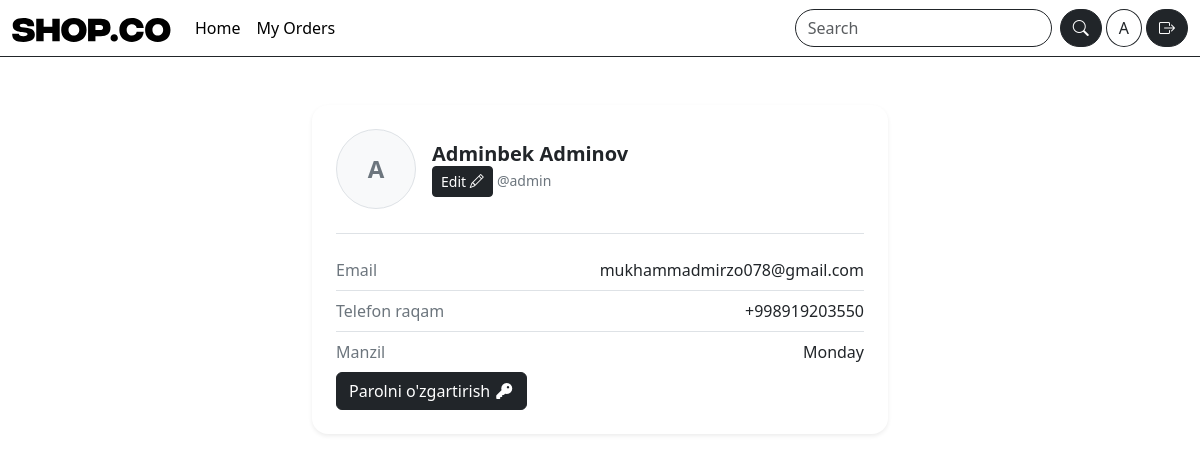
Before: /accounts/profile/ (signed in) with the older database file.
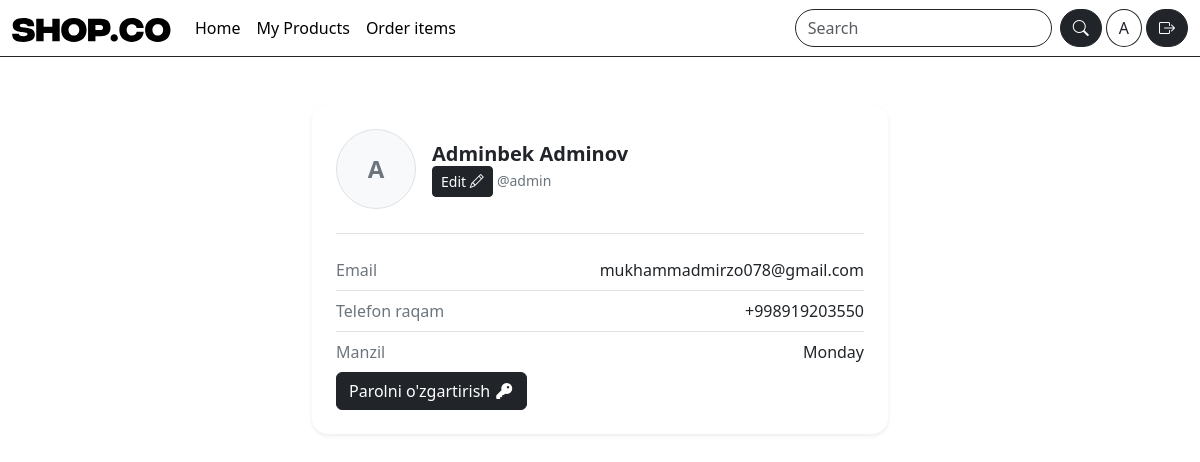
After: the same page with the newer database file.
### accounts/views.py (the view)
# urls.py: path('profile/', views.ProfileDetailView.as_view(), name='profile'),
class ProfileDetailView(LoginRequiredMixin, DetailView):
    model = User
    template_name = "accounts/profile_detail.html"
    context_object_name = "profile_user"
    def get_object(self):
        return self.request.user

### templates/accounts/profile_detail.html (shortened to what this page needs)
{% extends 'base.html' %}
{% block content %}
<div class="container col-lg-6 col-md-7 col-11 my-5">
    <div class="card border-0 shadow-sm rounded-4 p-4">
        <div class="d-flex align-items-center gap-3 mb-4">
            {% if user.image %}
                <img class="rounded-circle border" style="width:80px; height:80px; object-fit:cover;" src="{{ user.image.url }}" alt="">
            {% else %}
                <div class="rounded-circle bg-light border d-flex align-items-center justify-content-center" style="width:80px; height:80px;">
                    <span class="fs-4 fw-semibold text-secondary">{{ user.username|slice:1|title }}</span>
                </div>
            {% endif %}
            <div>
                    <h5 class="mb-0 fw-semibold">{{ user.first_name }} {{ user.last_name }}</h5> <a class=" text-decoration-none btn btn-dark btn-sm" href="{% url 'profile_edit'  %}">Edit <i class="bi bi-pencil"></i></a>
                <span class="text-secondary small">@{{ user.username }}</span>
            </div>
        </div>
        <div class="border-top pt-3">
            <div class="d-flex justify-content-between py-2 border-bottom">
                <span class="text-secondary">Email</span>
                <span class="fw-medium">{{ user.email }}</span>
            </div>
            <div class="d-flex justify-content-between py-2 border-bottom">
                <span class="text-secondary">Telefon raqam</span>
                <span class="fw-medium">{{ user.phone }}</span>
            </div>
            <div class="d-flex justify-content-between py-2">
                <span class="text-secondary">Manzil</span>
                <span class="fw-medium">{{ user.address }}</span>
            </div>
            <a class="btn btn-dark" href="{% url 'password_change' %}">Parolni o'zgartirish <i class="fa-solid fa-key"></i></a>
        </div>
    </div>
</div>
{% endblock content %}

### templates/includes/navbar.html (shortened to what this page needs)
{% load static %}
<nav class="navbar navbar-expand-md bottom border-bottom border-dark">
  <div class="container-fluid">
    <a class="navbar-brand" href="{% url 'product_list' %}"><img src="{%static 'images/SHOP.CO.svg' %}" alt=""></a>
    <div class="collapse navbar-collapse" id="navbarSupportedContent">
      <ul class="navbar-nav me-auto mb-2 mb-lg-0">
        <li class="nav-item">
          <a class="nav-link active" aria-current="page" href="{% url 'product_list' %}">Home</a>
        </li>
        <li class="nav-item">
          {% if request.user.is_authenticated and request.user.role == "SELLER" %}
<a class="nav-link active" href="{% url 'seller_products' %}">
My Products
</a>
{% endif %}
        </li>
        {% if user.role == 'SELLER' %}
        <li class="nav-item">
          <a class="nav-link active" href="{% url 'seller_order_items' %}">Order items</a>
        </li>
        {% endif %}
        {% if user.role == 'BUYER' %}
        <li class="nav-item">
          <a class="nav-link active" href="{% url 'my_orders' %}">My Orders</a>
        </li>
        {% endif %}
      </ul>
      <form class="d-flex me-1 mb-2 mb-md-0" role="search">
        <input class="form-control me-2 rounded-pill border-dark" type="search" placeholder="Search" aria-label="Search"/>
        <button class="btn btn-dark rounded-pill" type="submit"><i class="bi bi-search"></i></button>
      </form>
      {% if user.is_authenticated and user.image %}
        <a class="border rounded-circle border-dark me-1 btn-outline-dark" href="{% url 'profile'  %}"><img class="rounded rounded-circle"  style="width:35px; height:35px" src="{{ user.image.url }}" alt=""></a>
      {% elif user.is_authenticated and not user.image %}
        <a href="{% url 'profile'%}"><span class="btn btn-outline-dark rounded-circle me-1">{{ user.username|slice:1|title }}</span></a>
       {% else %}
       <a href="{% url 'login' %}"><i class="bi bi-person-circle fs-1 text-dark"></i></a>
       {% endif %}
      {% if user.is_authenticated %}
      <form method="post" action="{% url 'logout' %}" class="r">
        <button class="btn btn-dark rounded-pill"><i class="bi bi-box-arrow-right"></i></button>
      </form>
      {%else%}
      <a class="btn btn-dark rounded-pill mx-1" href="{% url 'login' %}">Login</a>
      <a class="btn border border-dark rounded-pill btn-outline-dark" href="{% url 'signup' %}">Signup</a>
      {% endif %}
    </div>
  </div>
</nav>

Changed rows visible on the page:
changed User "Adminbek": role "BUYER" → "SELLER" (drawn)
Other visible differences:
text no longer shown: "My Orders"
text now shown: "My Products Order items"
